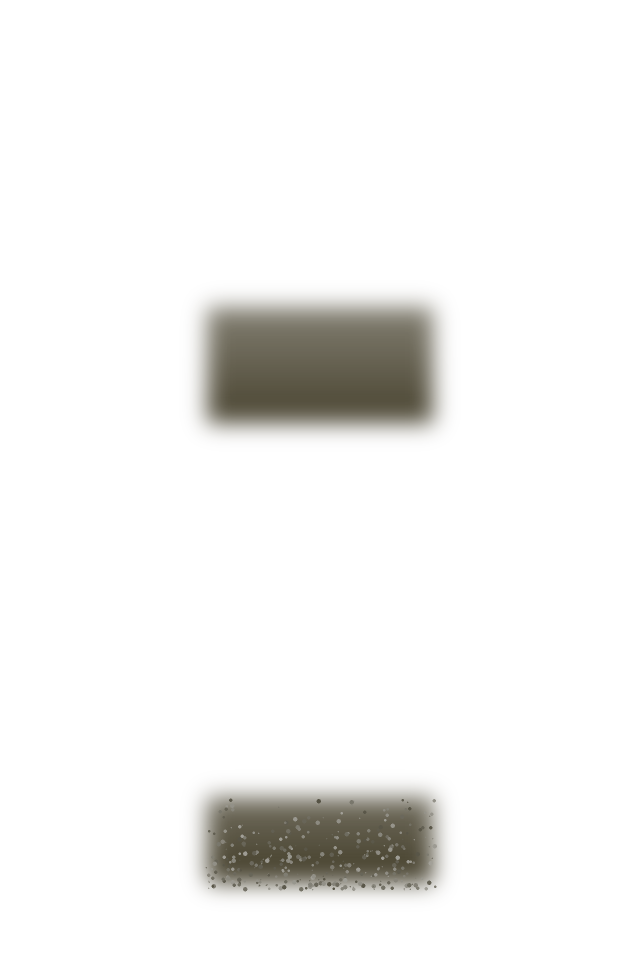
#> input picture assets/nft/layers/purity-murk.png, 1280 x 1920 px, given in place of common.jpg, which was not available (shown at 1/2 size); the run also reads 1 picture not shown here
$ python composite-vial.py --rarity common --out out.png
#> lines starting #> are read from the running program, lines starting #| are printed output that depends on the picture
#!/usr/bin/env python3
"""Composite a Pray For Plagues vial image from base + stat overlays.

Usage (from the repo root):
  python3 assets/nft/scripts/composite-vial.py --rarity common \\
      --purity 60 --stability 60 --potency 60 --out out.jpg [--size 1280]

- Base: assets/nft/images/<rarity>.jpg (1280x1920), falling back to
  public/images/vials/<rarity>.jpg (640x960) when the full-res file is
  missing.
- Overlays: assets/nft/layers/*.png
  (one set, shared by all rarities — consistency by construction)
- Purity   : murk alpha = (100 - purity)/100   (alpha_composite)
- Stability: cracks alpha = (100 - stability)/100    (alpha_composite)
- Potency  : glow is grayscale; tint it with the rarity colour, then
             screen-blend onto the base, strength = potency/100 * 0.8.
             At potency 0 nothing is added.

Rarity colours (match the project palette):
  common #22C55E, rare #3B82F6, epic #A855F7,
  legendary #EAB308, mythic #EF4444
"""
import argparse
from pathlib import Path

from PIL import Image, ImageChops

ROOT = Path(__file__).resolve().parents[3]
LAYERS = ROOT / "assets" / "nft" / "layers"

RARITY_COLORS = {
    "common": (34, 197, 94),
    "rare": (59, 130, 246),
    "epic": (168, 85, 247),
    "legendary": (234, 179, 8),
    "mythic": (239, 68, 68),
}


def _base_path(rarity):
    full = ROOT / "assets" / "nft" / "images" / f"{rarity}.jpg"
    if full.exists():
        return full
    return ROOT / "public" / "images" / "vials" / f"{rarity}.jpg"


def _scale_alpha(img, factor):
    """Multiply an RGBA image's alpha channel by factor (0..1)."""
    if factor <= 0:
        return None
    if factor >= 1:
        return img
    r, g, b, a = img.split()
    a = a.point(lambda v: int(v * factor))
    out = Image.merge("RGBA", (r, g, b, a))
    return out


def composite(rarity, purity, stability, potency, size=None):
#> called with rarity = 'common', purity = 60, stability = 60, potency = 60
    base = Image.open(_base_path(rarity)).convert("RGB")
    if size is None:
        size = base.width
#> size = 1280
    w, h = size, int(size * 1.5)
#> w = 1280; h = 1920
    if base.size != (w, h):
        base = base.resize((w, h), Image.LANCZOS)
    out = base.convert("RGBA")

    # Purity: murk over the liquid bands.
    murk = Image.open(LAYERS / "purity-murk.png").convert("RGBA")
#> murk is the input picture: PIL image 1280x1920 RGBA; mean R, G, B, A 6.7, 5.9, 2.8, 14.4
    if murk.size != (w, h):
        murk = murk.resize((w, h), Image.LANCZOS)
    murk = _scale_alpha(murk, (100 - purity) / 100 * 1.0)
#> in _scale_alpha, `r, g, b, a = img.split()`:
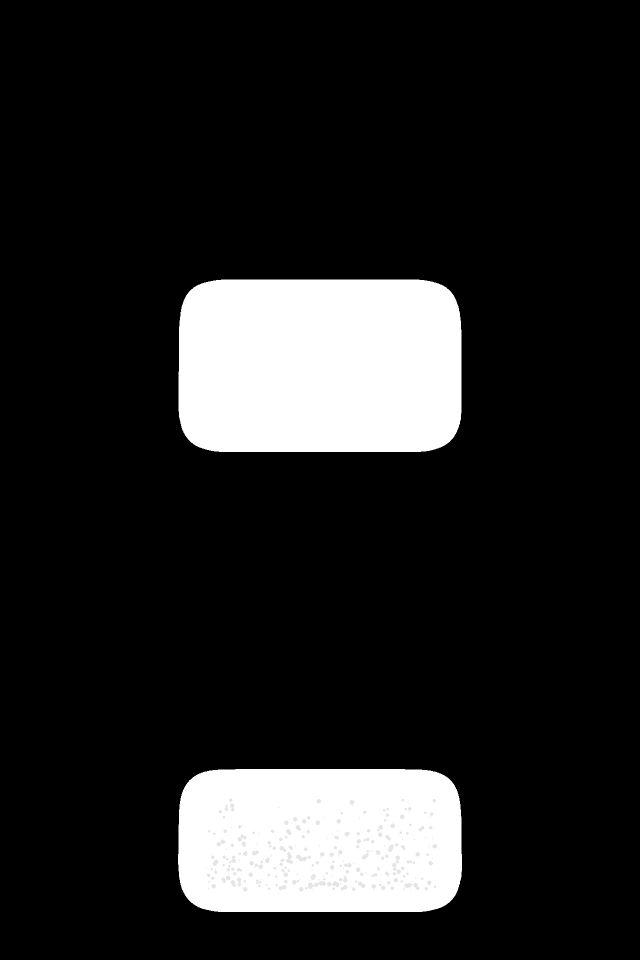
#> b: PIL image 1280x1920 L (shown at 1/2 size); min 0, max 20, mean 2.81; drawn with min black and max white
    if murk is not None:
        out = Image.alpha_composite(out, murk)

    # Stability: cracks on the glass.
    cracks = Image.open(LAYERS / "stability-cracks.png").convert("RGBA")
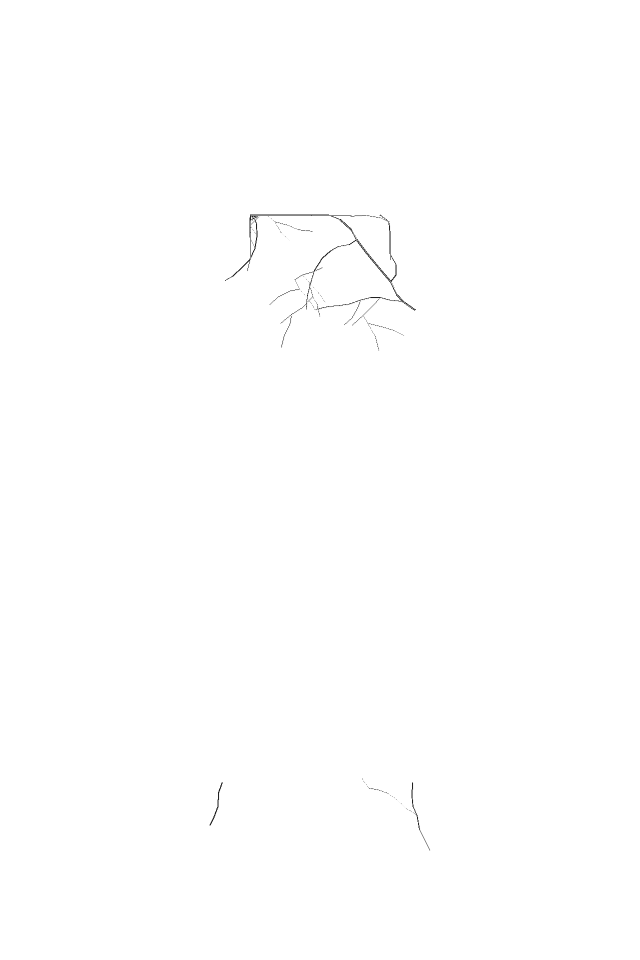
#> input picture assets/nft/layers/stability-cracks.png, 1280 x 1920 px (shown at 1/2 size)
#> cracks is the input picture: PIL image 1280x1920 RGBA; mean R, G, B, A 0.2, 0.2, 0.2, 0.4
    if cracks.size != (w, h):
        cracks = cracks.resize((w, h), Image.LANCZOS)
    cracks = _scale_alpha(cracks, (100 - stability) / 100)
#> call 2 of _scale_alpha, with factor = 0.4
#> in _scale_alpha (call 2), `r, g, b, a = img.split()`:
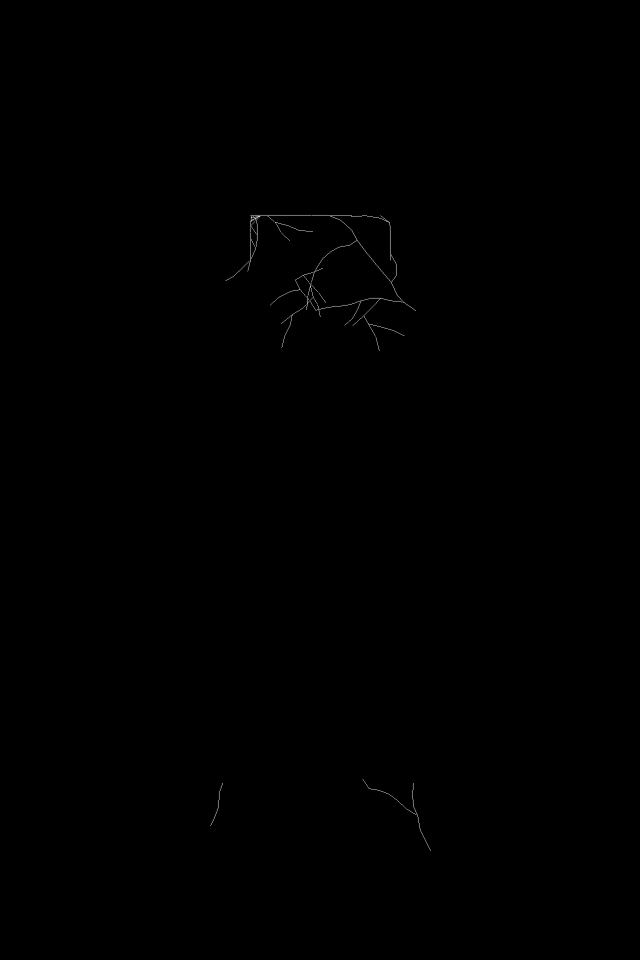
#> r: PIL image 1280x1920 L (shown at 1/2 size); min 0, max 210, mean 0.2
    if cracks is not None:
        out = Image.alpha_composite(out, cracks)

    # Potency: tint the grayscale glow with the rarity colour, screen it in.
    strength = potency / 100 * 0.8
    if strength > 0:
        glow = Image.open(LAYERS / "potency-glow.png").convert("RGBA")
        if glow.size != (w, h):
            glow = glow.resize((w, h), Image.LANCZOS)
        alpha = glow.split()[3]
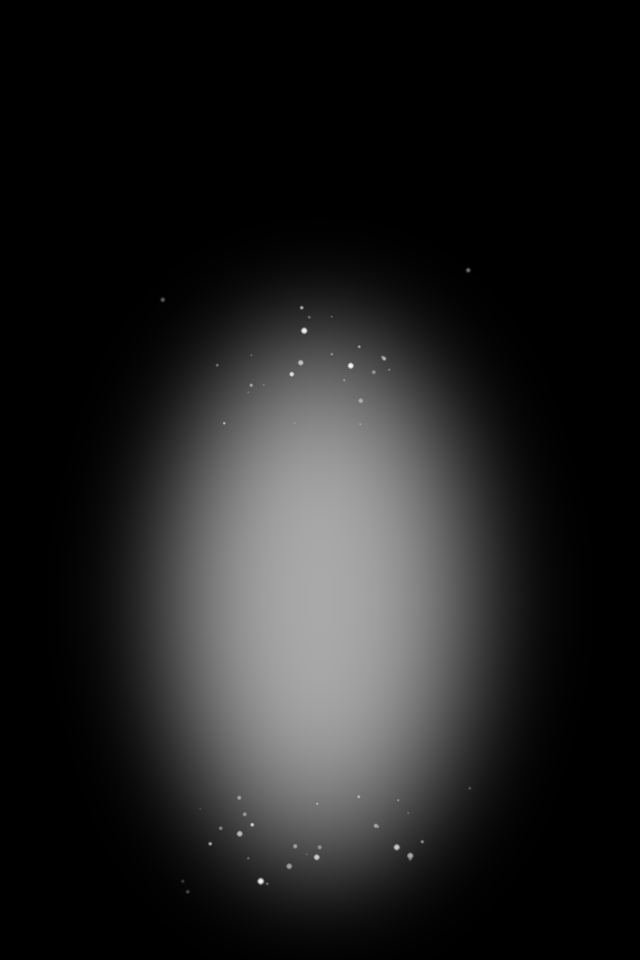
#> alpha: PIL image 1280x1920 L (shown at 1/2 size); min 0, max 254, mean 32
        color = RARITY_COLORS[rarity]
        tinted = Image.new("RGB", glow.size, (0, 0, 0))
#> tinted: PIL image 1280x1920 RGB; every value is 0
        solid = Image.new("RGB", glow.size, color)
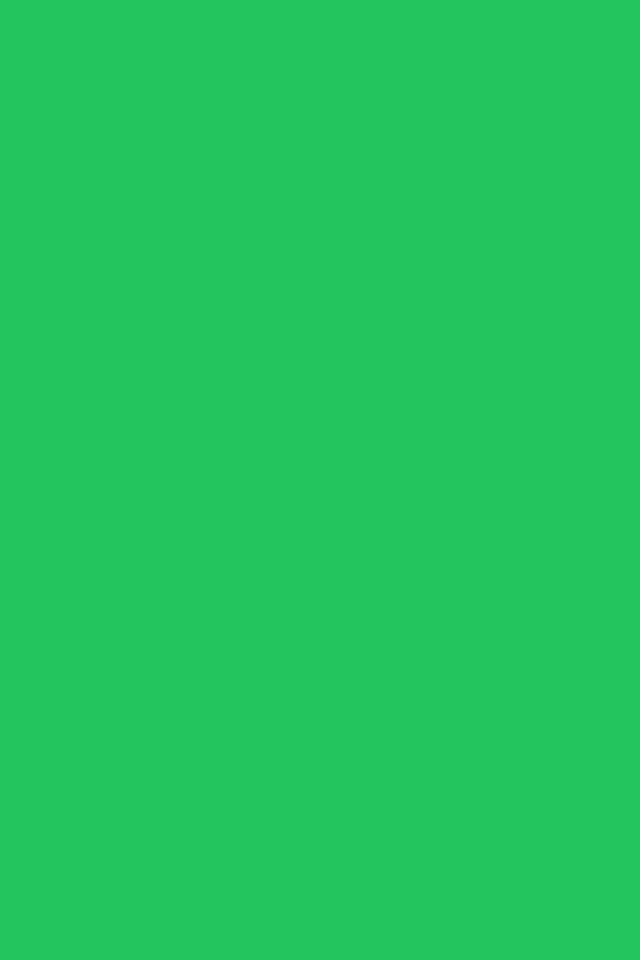
#> solid: PIL image 1280x1920 RGB (shown at 1/2 size); mean R, G, B 34, 197, 94
        tinted = Image.composite(solid, tinted, alpha)
        base_rgb = out.convert("RGB")
        screened = ImageChops.screen(base_rgb, tinted)
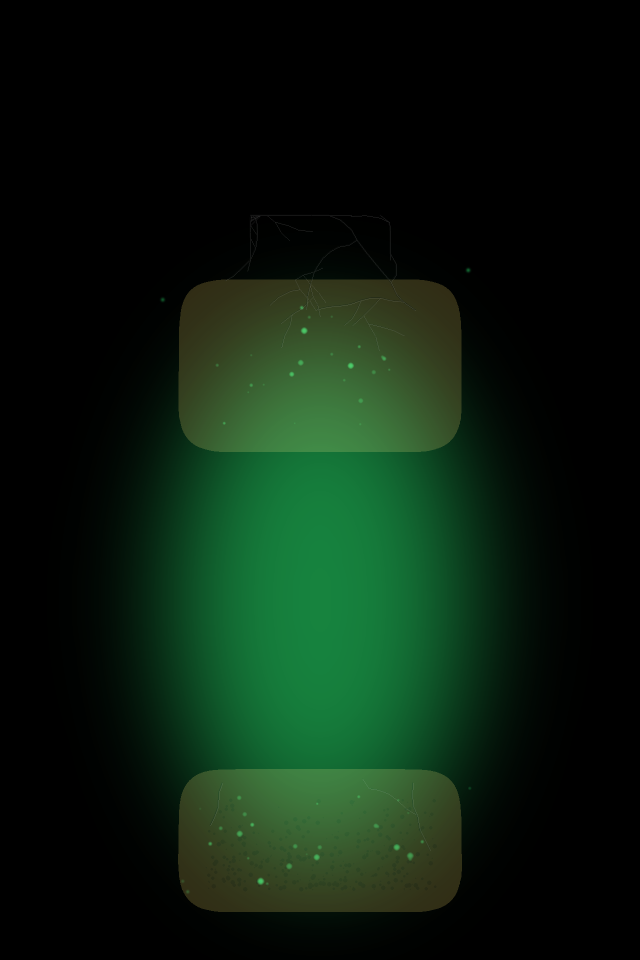
#> screened: PIL image 1280x1920 RGB (shown at 1/2 size); mean R, G, B 10.9, 29.6, 14.4
        out = Image.blend(base_rgb, screened, strength).convert("RGBA")
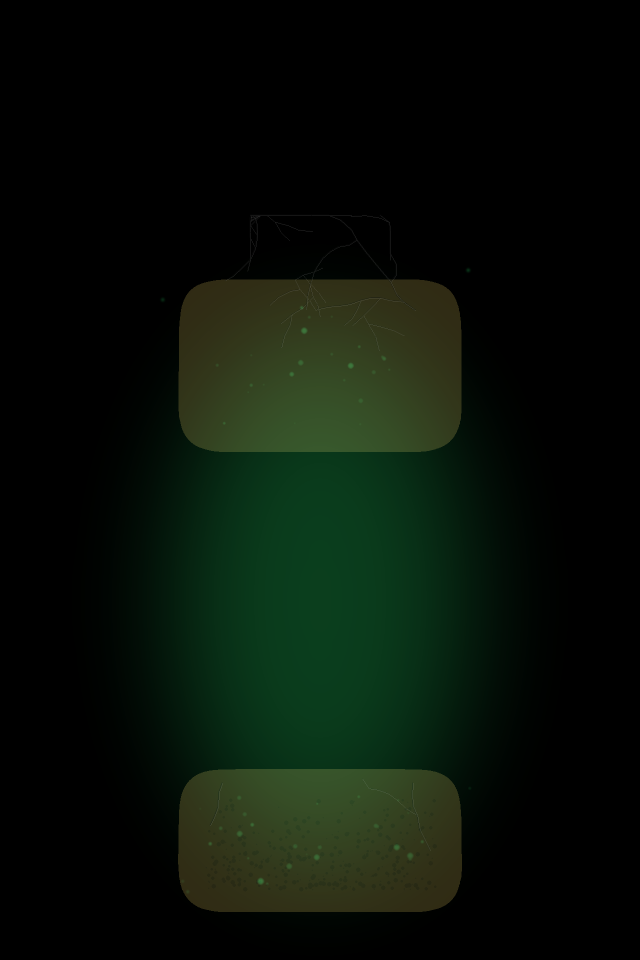
#> out: PIL image 1280x1920 RGBA (shown at 1/2 size); mean R, G, B, A 8.5, 17, 8.1, 255

    return out.convert("RGB")


if __name__ == "__main__":
    ap = argparse.ArgumentParser()
    ap.add_argument("--rarity", required=True, choices=sorted(RARITY_COLORS))
    ap.add_argument("--purity", type=int, default=60)
    ap.add_argument("--stability", type=int, default=60)
    ap.add_argument("--potency", type=int, default=60)
    ap.add_argument("--out", required=True)
    ap.add_argument("--size", type=int, default=None)
    args = ap.parse_args()
    img = composite(args.rarity, args.purity, args.stability, args.potency, args.size)
    img.save(args.out, quality=92)
    print("wrote", args.out, img.size)
#| wrote out.png (1280, 1920)
